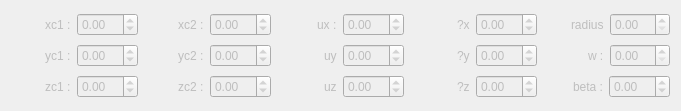
          <widget class="QWidget" name="ObstaclesCylindre" native="true">
           <property name="enabled">
            <bool>false</bool>
           </property>
           <property name="geometry">
            <rect>
             <x>210</x>
             <y>490</y>
             <width>681</width>
             <height>111</height>
            </rect>
           </property>
           <layout class="QGridLayout" name="gridLayout_14">
            <item row="2" column="0">
             <layout class="QHBoxLayout" name="horizontalLayout_178">
              <item alignment="Qt::AlignRight">
               <widget class="QLabel" name="label_181">
                <property name="text">
                 <string>zc1 :</string>
                </property>
               </widget>
              </item>
              <item>
               <widget class="QDoubleSpinBox" name="ObstaclesCylindreZc1">
                <property name="minimum">
                 <double>-99.000000000000000</double>
                </property>
               </widget>
              </item>
             </layout>
            </item>
            <item row="0" column="2">
             <layout class="QHBoxLayout" name="horizontalLayout_179">
              <item alignment="Qt::AlignRight">
               <widget class="QLabel" name="label_193">
                <property name="text">
                 <string>ux :</string>
                </property>
               </widget>
              </item>
              <item>
               <widget class="QDoubleSpinBox" name="ObstaclesCylindreUx">
                <property name="minimum">
                 <double>-99.000000000000000</double>
                </property>
               </widget>
              </item>
             </layout>
            </item>
            <item row="1" column="2">
             <layout class="QHBoxLayout" name="horizontalLayout_180">
              <item alignment="Qt::AlignRight">
               <widget class="QLabel" name="label_194">
                <property name="text">
                 <string>uy</string>
                </property>
               </widget>
              </item>
              <item>
               <widget class="QDoubleSpinBox" name="ObstaclesCylindreUy">
                <property name="minimum">
                 <double>-99.000000000000000</double>
                </property>
               </widget>
              </item>
             </layout>
            </item>
            <item row="0" column="3">
             <layout class="QHBoxLayout" name="horizontalLayout_192">
              <item alignment="Qt::AlignRight">
               <widget class="QLabel" name="label_195">
                <property name="text">
                 <string>?x</string>
                </property>
               </widget>
              </item>
              <item>
               <widget class="QDoubleSpinBox" name="ObstaclesCylindreRandx">
                <property name="minimum">
                 <double>-99.000000000000000</double>
                </property>
               </widget>
              </item>
             </layout>
            </item>
            <item row="1" column="0">
             <layout class="QHBoxLayout" name="horizontalLayout_176">
              <item alignment="Qt::AlignRight">
               <widget class="QLabel" name="label_179">
                <property name="text">
                 <string>yc1 :</string>
                </property>
               </widget>
              </item>
              <item>
               <widget class="QDoubleSpinBox" name="ObstaclesCylindreYc1">
                <property name="minimum">
                 <double>-99.000000000000000</double>
                </property>
               </widget>
              </item>
             </layout>
            </item>
            <item row="1" column="4">
             <layout class="QHBoxLayout" name="horizontalLayout_197">
              <item alignment="Qt::AlignRight">
               <widget class="QLabel" name="label_200">
                <property name="text">
                 <string>w :</string>
                </property>
               </widget>
              </item>
              <item>
               <widget class="QDoubleSpinBox" name="ObstaclesCylindreW"/>
              </item>
             </layout>
            </item>
            <item row="1" column="3">
             <layout class="QHBoxLayout" name="horizontalLayout_193">
              <item alignment="Qt::AlignRight">
               <widget class="QLabel" name="label_196">
                <property name="text">
                 <string>?y</string>
                </property>
               </widget>
              </item>
              <item>
               <widget class="QDoubleSpinBox" name="ObstaclesCylindreRandy">
                <property name="minimum">
                 <double>-99.000000000000000</double>
                </property>
               </widget>
              </item>
             </layout>
            </item>
            <item row="0" column="4">
             <layout class="QHBoxLayout" name="horizontalLayout_196">
              <item alignment="Qt::AlignRight">
               <widget class="QLabel" name="label_199">
                <property name="text">
                 <string>radius</string>
                </property>
               </widget>
              </item>
              <item>
               <widget class="QDoubleSpinBox" name="ObstaclesCylindreRadius"/>
              </item>
             </layout>
            </item>
            <item row="2" column="3">
             <layout class="QHBoxLayout" name="horizontalLayout_195">
              <item alignment="Qt::AlignRight">
               <widget class="QLabel" name="label_198">
                <property name="text">
                 <string>?z</string>
                </property>
               </widget>
              </item>
              <item>
               <widget class="QDoubleSpinBox" name="ObstaclesCylindreRandz">
                <property name="minimum">
                 <double>-99.000000000000000</double>
                </property>
               </widget>
              </item>
             </layout>
            </item>
            <item row="2" column="2">
             <layout class="QHBoxLayout" name="horizontalLayout_194">
              <item alignment="Qt::AlignRight">
               <widget class="QLabel" name="label_197">
                <property name="text">
                 <string>uz</string>
                </property>
               </widget>
              </item>
              <item>
               <widget class="QDoubleSpinBox" name="ObstaclesCylindreUz">
                <property name="minimum">
                 <double>-99.000000000000000</double>
                </property>
               </widget>
              </item>
             </layout>
            </item>
            <item row="0" column="0">
             <layout class="QHBoxLayout" name="horizontalLayout_177">
              <item alignment="Qt::AlignRight">
               <widget class="QLabel" name="label_180">
                <property name="text">
                 <string>xc1 :</string>
                </property>
               </widget>
              </item>
              <item>
               <widget class="QDoubleSpinBox" name="ObstaclesCylindreXc1">
                <property name="minimum">
                 <double>-99.000000000000000</double>
                </property>
               </widget>
              </item>
             </layout>
            </item>
            <item row="0" column="1">
             <layout class="QHBoxLayout" name="horizontalLayout_198">
              <item alignment="Qt::AlignRight">
               <widget class="QLabel" name="label_201">
                <property name="text">
                 <string>xc2 :</string>
                </property>
               </widget>
              </item>
              <item>
               <widget class="QDoubleSpinBox" name="ObstaclesCylindreXc2">
                <property name="minimum">
                 <double>-99.000000000000000</double>
                </property>
               </widget>
              </item>
             </layout>
            </item>
            <item row="1" column="1">
             <layout class="QHBoxLayout" name="horizontalLayout_199">
              <item alignment="Qt::AlignRight">
               <widget class="QLabel" name="label_202">
                <property name="text">
                 <string>yc2 :</string>
                </property>
               </widget>
              </item>
              <item>
               <widget class="QDoubleSpinBox" name="ObstaclesCylindreYc2">
                <property name="minimum">
                 <double>-99.000000000000000</double>
                </property>
               </widget>
              </item>
             </layout>
            </item>
            <item row="2" column="1">
             <layout class="QHBoxLayout" name="horizontalLayout_200">
              <item alignment="Qt::AlignRight">
               <widget class="QLabel" name="label_203">
                <property name="text">
                 <string>zc2 :</string>
                </property>
               </widget>
              </item>
              <item>
               <widget class="QDoubleSpinBox" name="ObstaclesCylindreZc2">
                <property name="minimum">
                 <double>-99.000000000000000</double>
                </property>
               </widget>
              </item>
             </layout>
            </item>
            <item row="2" column="4">
             <layout class="QHBoxLayout" name="horizontalLayout_201">
              <item alignment="Qt::AlignRight">
               <widget class="QLabel" name="label_204">
                <property name="text">
                 <string>beta :</string>
                </property>
               </widget>
              </item>
              <item>
               <widget class="QDoubleSpinBox" name="ObstaclesCylindreBeta">
                <property name="minimum">
                 <double>-99.000000000000000</double>
                </property>
               </widget>
              </item>
             </layout>
            </item>
           </layout>
          </widget>
